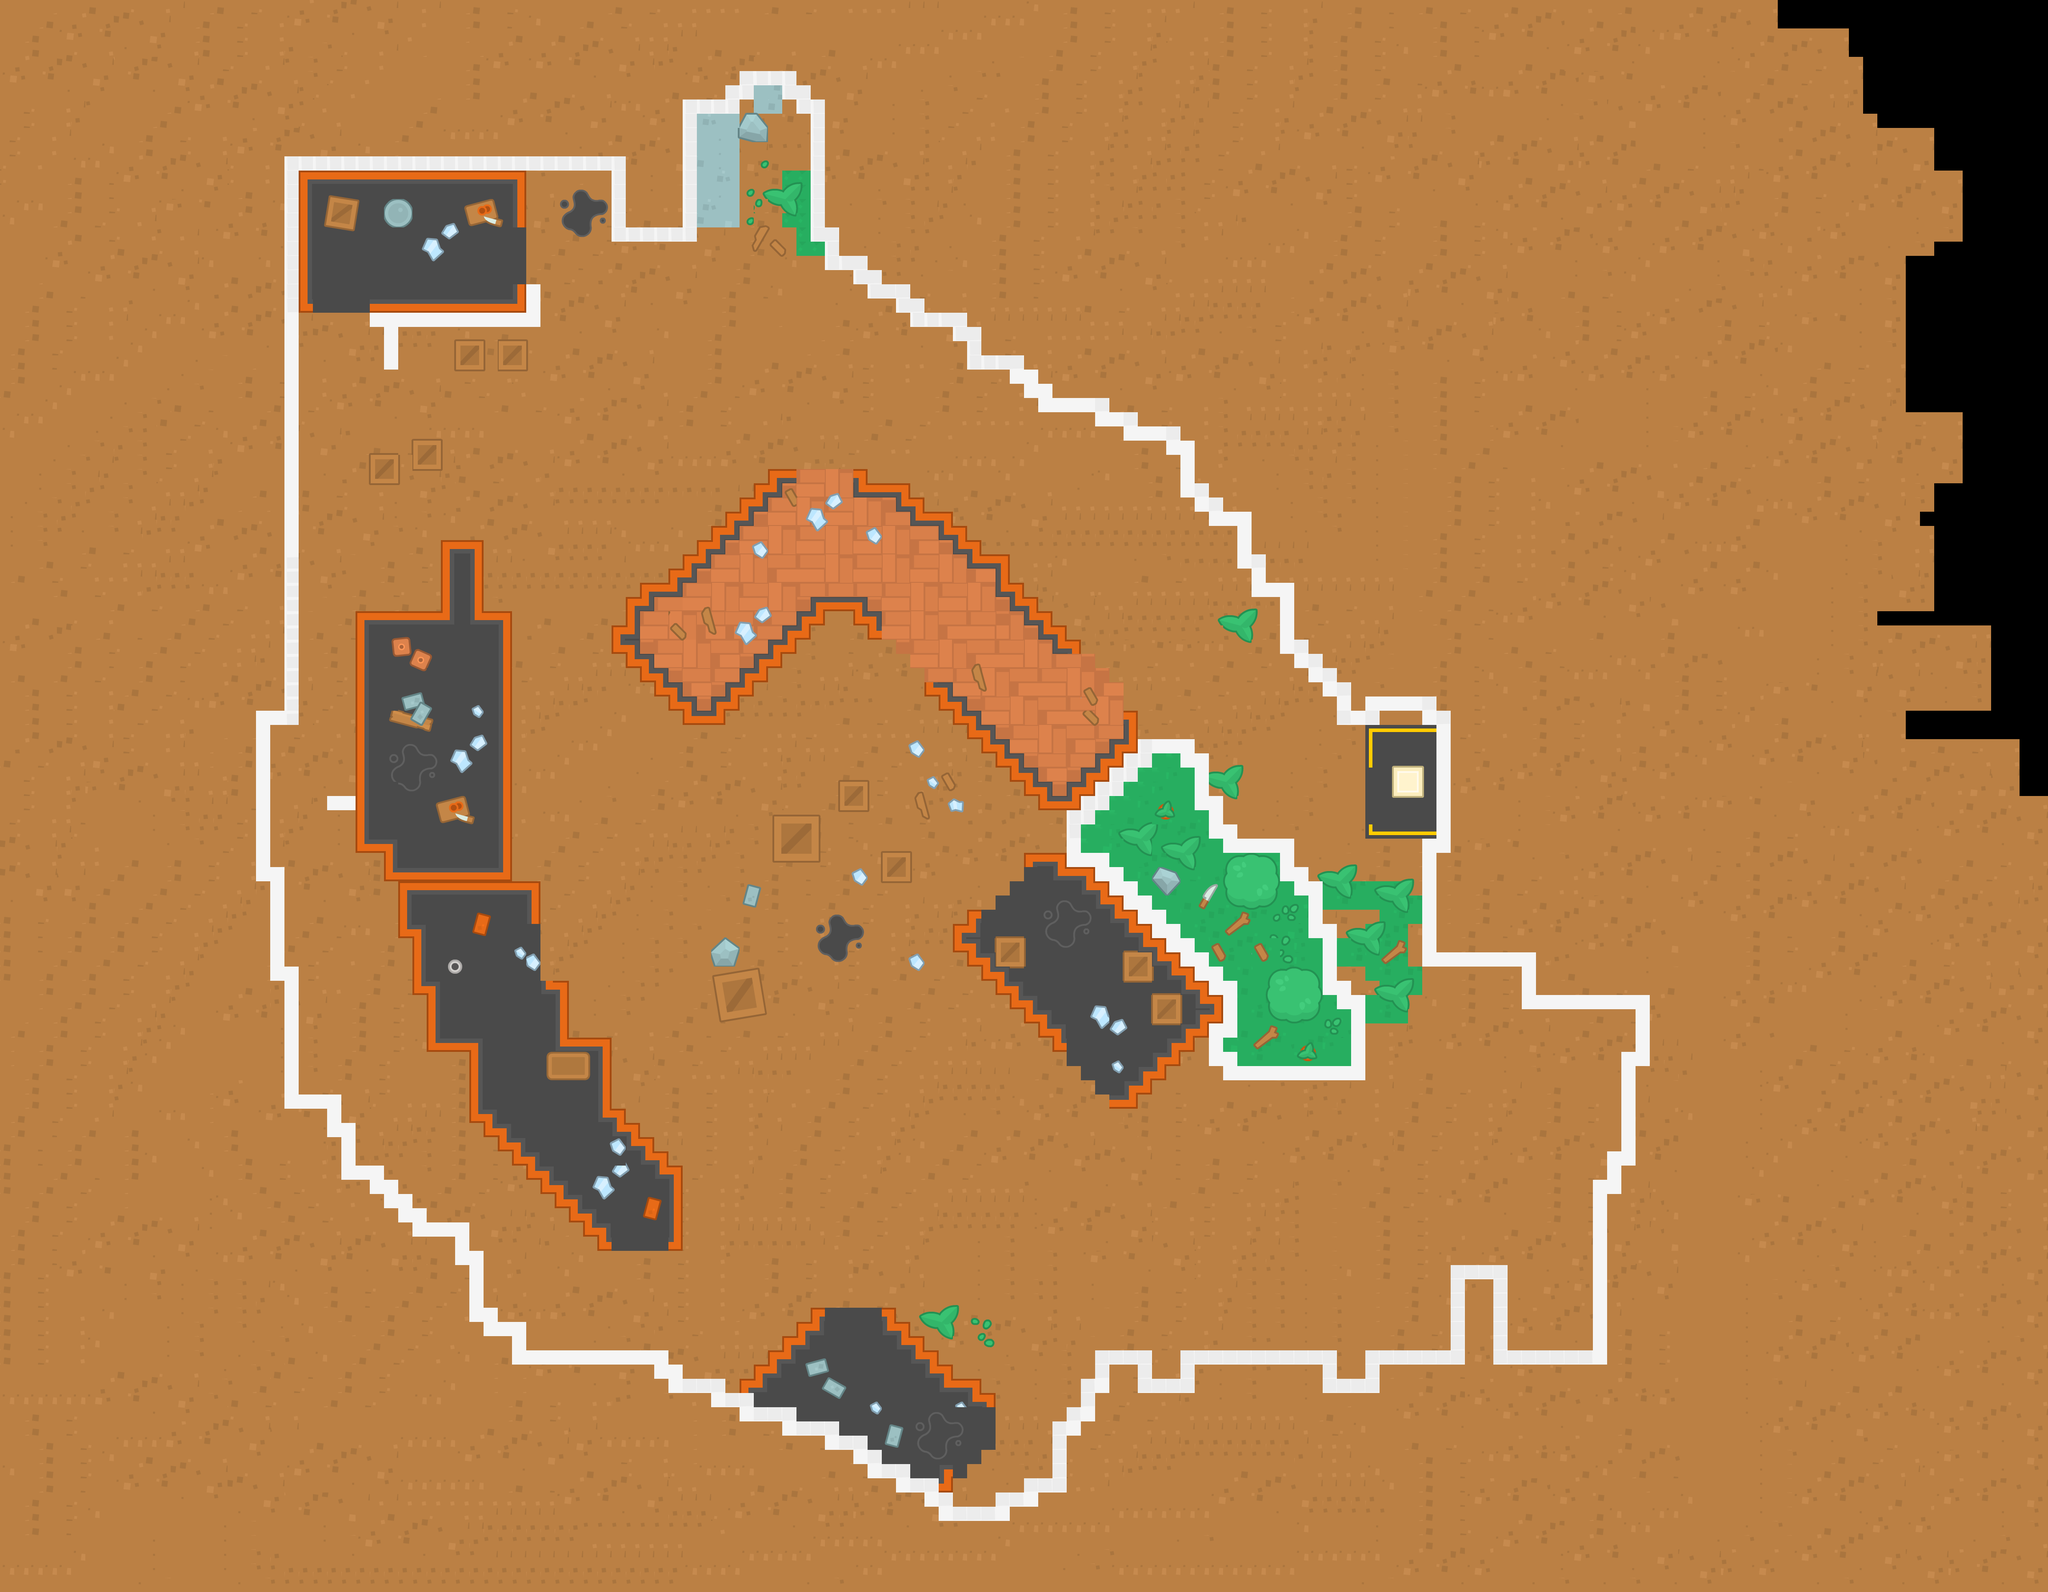

Below is a game level as drawn by its tile map, then a one-line description and the .tmx that defines it (tile-layer data replaced by summaries):
An orthogonal 144x112 tile map with 32x32 px tiles, 3 tile layers (Grond, Decorations, Intersectable) and 328 objects.

<map version="1.2" tiledversion="1.2.1" orientation="orthogonal" renderorder="right-down" width="144" height="112" tilewidth="32" tileheight="32" infinite="0" nextlayerid="11" nextobjectid="384">
 <tileset firstgid="1" source="../images/tilemap/Tilemap.tsx" />
 <layer id="5" name="Grond" width="144" height="112">
  <data>[16128 cells, 15592 non-empty, 154 distinct tile ids]</data>
 </layer>
 <layer id="6" name="Decorations" width="144" height="112">
  <data>[16128 cells, 502 non-empty, 196 distinct tile ids]</data>
 </layer>
 <layer id="7" name="Intersectable" width="144" height="112" locked="1">
  <data>[16128 cells, 1142 non-empty, 174 distinct tile ids]</data>
 </layer>
 <objectgroup id="10" name="Objects" offsetx="-0.5" offsety="-0.5">
  <object id="13" x="864" y="736" width="31" height="96" />
  <object id="15" x="832" y="672.543" width="382" height="63" />
  <object id="31" x="1151.6" y="641.333" width="62.4904" height="32.4024" />
  <object id="32" x="639.333" y="414.516" width="62.4904" height="288.536" />
  <object id="33" x="638.562" y="703.052" width="33.1739" height="928.869" />
  <object id="34" x="638.562" y="352.798" width="543.898" height="62.4904" />
  <object id="35" x="1183.23" y="352.026" width="222.959" height="31.6309" />
  <object id="36" x="1150.06" y="415.288" width="32.4024" height="97.2072" />
  <object id="37" x="1375.33" y="383.657" width="30.8594" height="161.241" />
  <object id="38" x="1406.96" y="512.495" width="158.926" height="32.4024" />
  <object id="39" x="1534.26" y="223.188" width="32.4024" height="288.536" />
  <object id="45" x="1021.22" y="767.085" width="68.6622" height="68.6622" />
  <object id="46" x="1119.2" y="765.543" width="67.8908" height="70.2052" />
  <object id="47" x="925.555" y="990.045" width="69.4337" height="70.2052" />
  <object id="48" x="829.119" y="1020.9" width="67.8908" height="70.2052" />
  <object id="49" x="574.528" y="1598.75" width="64.8048" height="33.1739" />
  <object id="50" x="574.528" y="1631.92" width="33.9454" height="353.341" />
  <object id="52" x="606.931" y="1952.09" width="32.4024" height="257.676" />
  <object id="54" x="638.562" y="2177.36" width="32.4024" height="318.624" />
  <object id="55" x="670.964" y="2463.58" width="97.2072" height="32.4024" />
  <object id="56" x="734.998" y="2496.76" width="31.6309" height="64.0333" />
  <object id="57" x="767.4" y="2528.39" width="33.9454" height="128.067" />
  <object id="58" x="801.345" y="2623.28" width="63.2618" height="33.1739" />
  <object id="59" x="831.433" y="2657.23" width="64.0333" height="30.0879" />
  <object id="60" x="863.064" y="2687.31" width="64.8048" height="33.1739" />
  <object id="61" x="895.467" y="2720.49" width="64.0333" height="31.6309" />
  <object id="62" x="927.869" y="2752.12" width="127.295" height="31.6309" />
  <object id="64" x="1023.53" y="2784.52" width="31.6309" height="64.0333" />
  <object id="65" x="1055.94" y="2816.92" width="30.8594" height="158.926" />
  <object id="66" x="1086.8" y="2944.22" width="32.4024" height="64.8048" />
  <object id="67" x="1118.43" y="2975.85" width="64.8048" height="32.4024" />
  <object id="68" x="1150.83" y="3008.25" width="32.4024" height="64.0333" />
  <object id="69" x="1183.23" y="3039.88" width="320.938" height="32.4024" />
  <object id="70" x="1470.22" y="3072.29" width="65.5763" height="31.6309" />
  <object id="71" x="1502.63" y="3103.92" width="128.838" height="32.4024" />
  <object id="72" x="1599.06" y="3137.09" width="96.4357" height="30.8594" />
  <object id="73" x="1662.32" y="3103.92" width="64.8048" height="32.4024" />
  <object id="74" x="1695.5" y="3072.29" width="63.2618" height="31.6309" />
  <object id="75" x="1727.13" y="3039.88" width="63.2618" height="31.6309" />
  <object id="76" x="1759.53" y="3008.25" width="64.0333" height="32.4024" />
  <object id="77" x="1791.93" y="2976.62" width="62.4904" height="31.6309" />
  <object id="78" x="1823.56" y="2944.22" width="30.8594" height="32.4024" />
  <object id="79" x="1663.1" y="3168.72" width="128.838" height="31.6309" />
  <object id="80" x="1759.53" y="3200.35" width="127.295" height="31.6309" />
  </objectgroup>
</map>
<!-- 284 of 328 objects omitted -->
